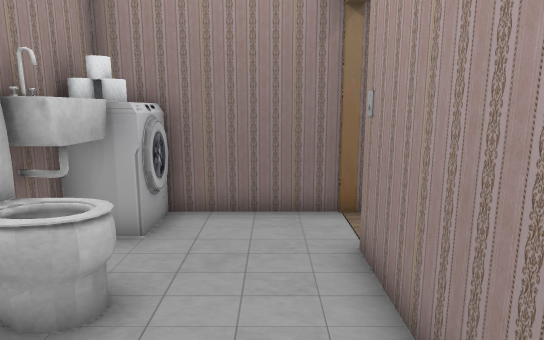
View 1 (above)

23 first-person views from a walk through a 3-D level made in the Unity game engine. The camera is 1.2 m above the floor, tilts 10° down and sees 75° across. Doors are open. The floor is counted in squares, 0.5 m on a side. Each view is taken from the middle of a square. On the plan, view 1 faces up. The plan holds only what a view shows up to about 20 squares ahead; the rest is blank. The place goes on beyond the plan. The player is left out. Some surface patterns are stand-ins.

View 2
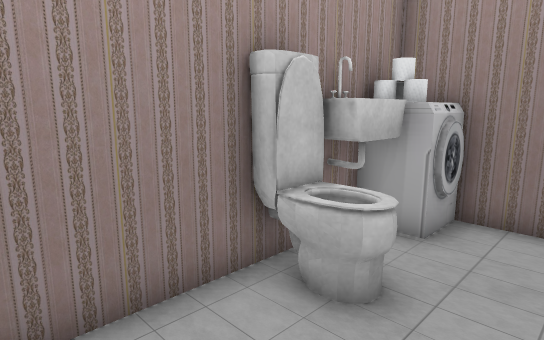

View 3
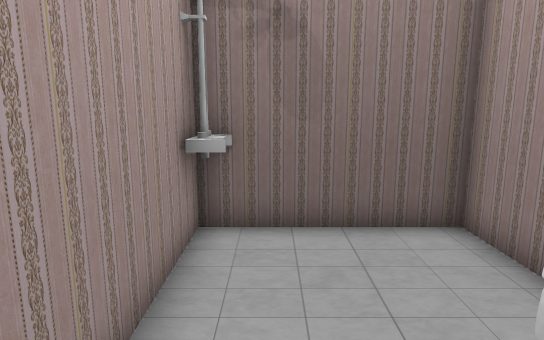

View 4
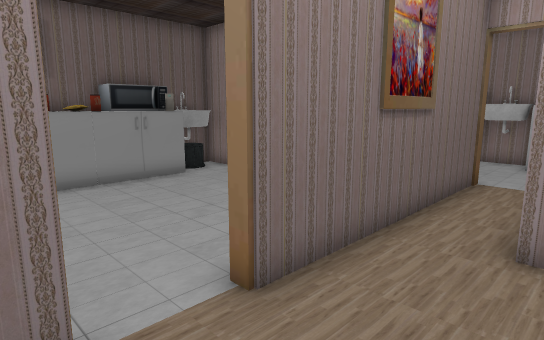

View 5
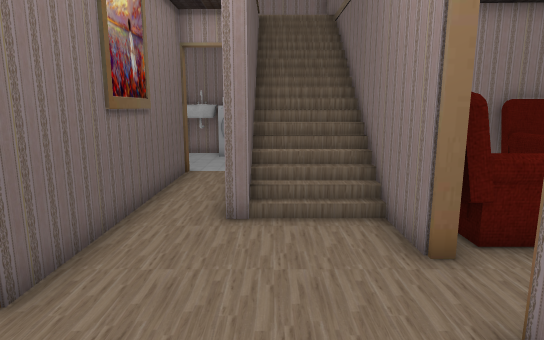

View 6
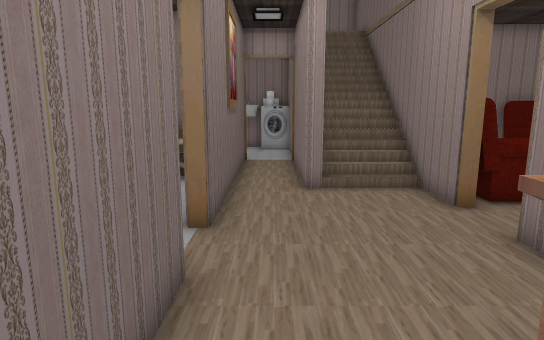

View 7
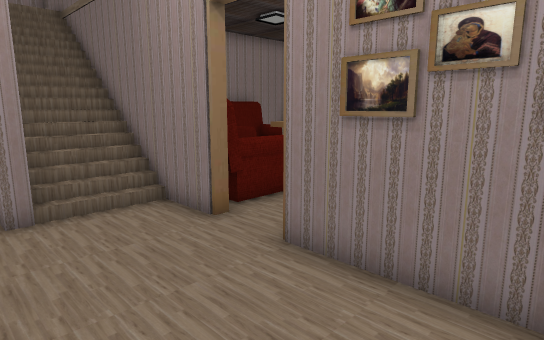

View 8
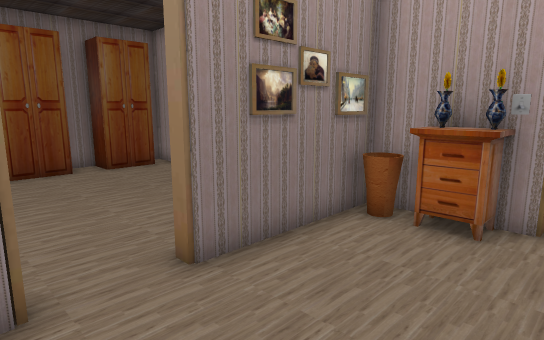

View 9
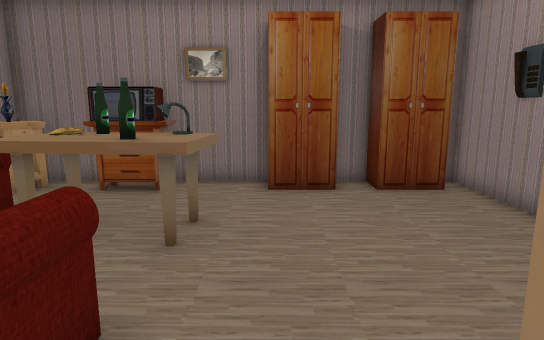

View 10
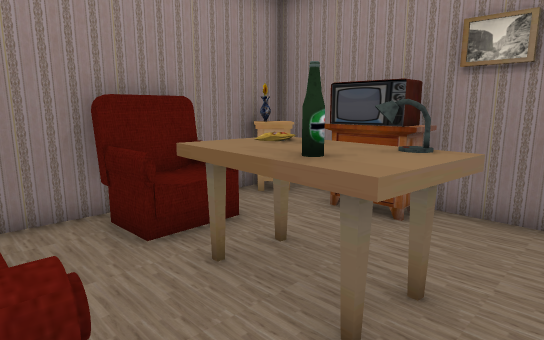

View 11
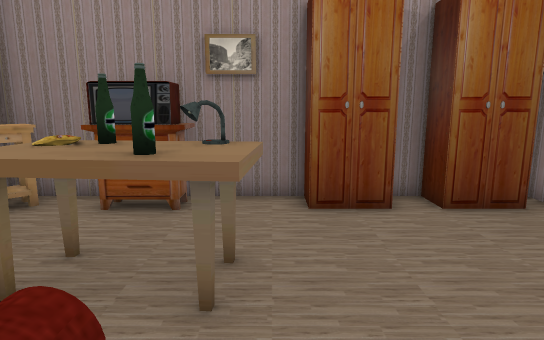

View 12
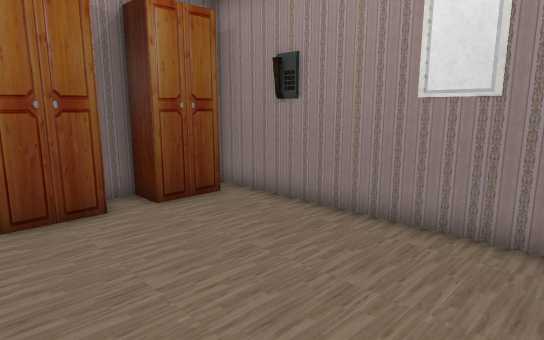

View 13
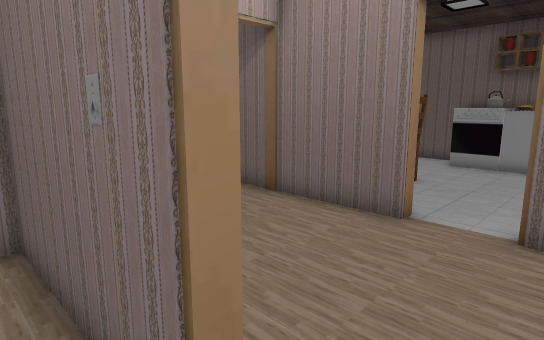

View 14
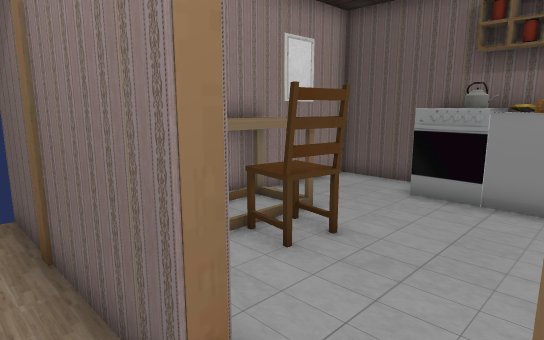

View 15
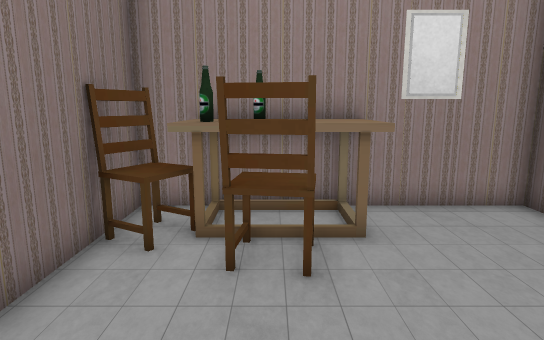

View 16
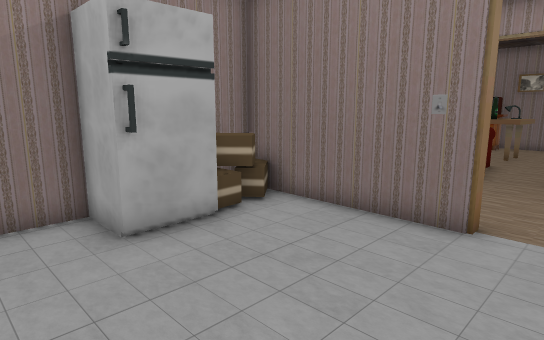

View 17
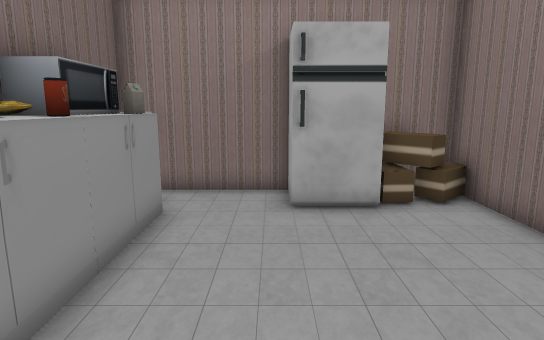

View 18
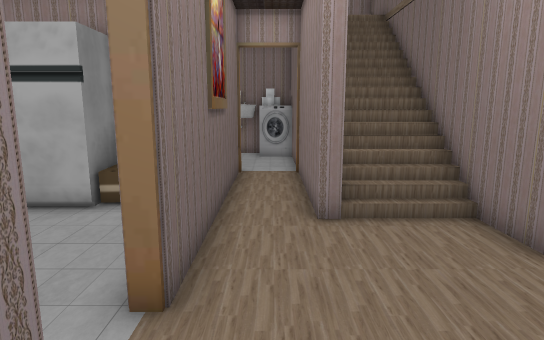

View 19
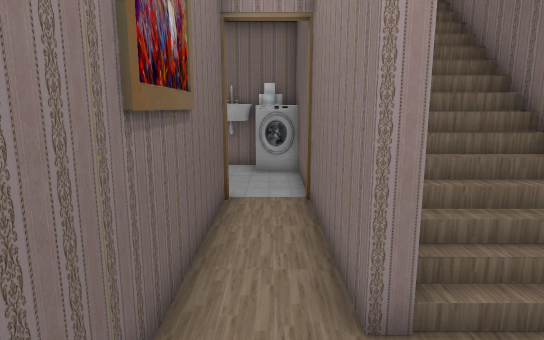

View 20
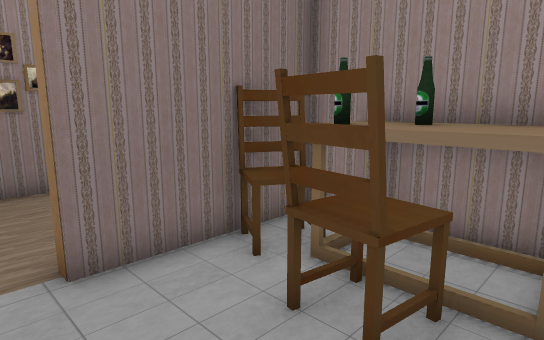

View 21
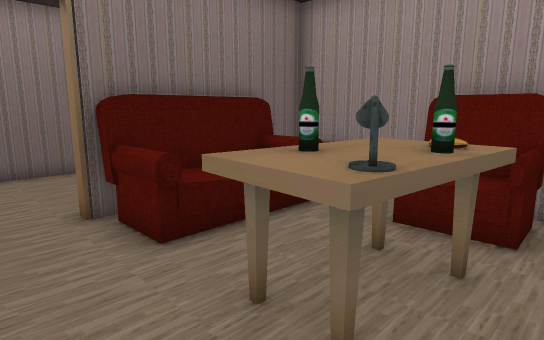

View 22
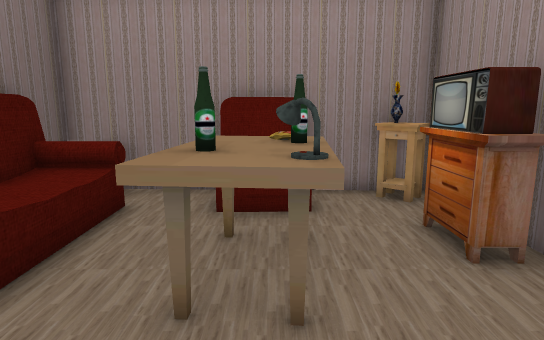

View 23
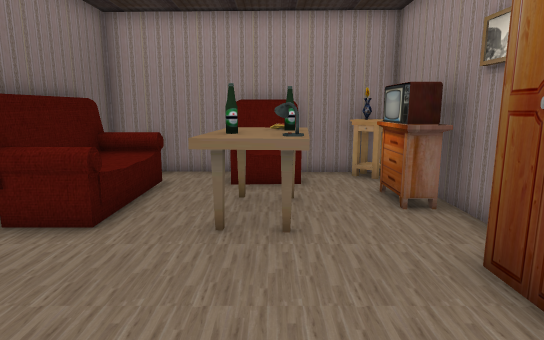

### Floor plan
Key: @ floor where view 1 was taken; # wall or solid block; x gap in a wall; . main floor; : floor 0.5 m higher than the main floor; / step, stairs or slope; D open door; = window, fence, low wall or low ledge; O other object.
Columns run from 4 left of view 1 to 20 right of it. Each row starts with its distance up from view 1.
 23        ############  #
 22        #O.  O..O  O  #
 21        #O.OOO..OOOOOO#
 20        #.............#
 19        ##OOOOOO......#
 18        ##:OOOOO......#
 17        #=xOOOOO......#
 16        #.............#
 15        #. ...........#
 14        #.#OOO=.......#
 13        #.#   =...... #
 12   #########OO#DD######
 11   # //=#=///.........#
 10   # ////////........OO
  9   # /#######........OO
  8 ###//#D#####.........O
  7 #OO...D..............D.
  6 #O....D#########DD###D###
  5 #O... ## #######DD######
  4 #OO.. #  ODD........OOO#
  3 #OO.. #  #O........OOOO#
  2 #.... #   OO.......OOOO#
  1 #.... #  OOO.......OOOO#
  0 #...@##  #O.........OOO#
 -1 #######  #.............#
 -2          #.............#
 -3          #OOOOOOOOOO...#
 -4          #O####OOOO#####

Positions as (right, up) in squares from view 1, and headings:
1: (0, 0), facing up
2: (0, 0), facing up-left
3: (0, 6), facing down
4: (14, 9), facing down-left
5: (15, 9), facing left
6: (18, 7), facing left
7: (16, 7), facing up-left
8: (9, 7), facing up-right
9: (11, 11), facing up
10: (11, 14), facing up-left
11: (10, 13), facing up
12: (10, 13), facing up-right
13: (10, 13), facing down-right
14: (11, 7), facing down-right
15: (10, 2), facing right
16: (13, -2), facing up-left
17: (15, 0), facing left
18: (15, 7), facing left
19: (11, 7), facing left
20: (12, 0), facing up-right
21: (12, 20), facing down-left
22: (13, 18), facing left
23: (16, 18), facing left
